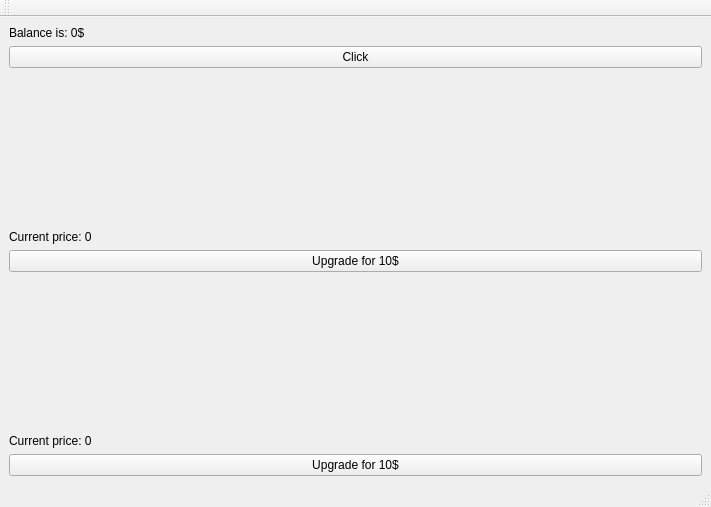
<?xml version="1.0" encoding="UTF-8"?>
<ui version="4.0">
 <class>MainWindow</class>
 <widget class="QMainWindow" name="MainWindow">
  <property name="geometry">
   <rect>
    <x>0</x>
    <y>0</y>
    <width>711</width>
    <height>507</height>
   </rect>
  </property>
  <property name="windowTitle">
   <string>MainWindow</string>
  </property>
  <widget class="QWidget" name="centralwidget">
   <layout class="QVBoxLayout" name="verticalLayout">
    <item>
     <widget class="QLabel" name="balance_label">
      <property name="text">
       <string>Balance is: 0$</string>
      </property>
     </widget>
    </item>
    <item>
     <widget class="QPushButton" name="pushButton">
      <property name="text">
       <string>Click</string>
      </property>
     </widget>
    </item>
    <item>
     <spacer name="verticalSpacer">
      <property name="orientation">
       <enum>Qt::Vertical</enum>
      </property>
      <property name="sizeHint" stdset="0">
       <size>
        <width>20</width>
        <height>40</height>
       </size>
      </property>
     </spacer>
    </item>
    <item>
     <widget class="QLabel" name="click_mod_label">
      <property name="text">
       <string>Current price: 0</string>
      </property>
     </widget>
    </item>
    <item>
     <widget class="QPushButton" name="click_mod_button">
      <property name="text">
       <string>Upgrade for 10$</string>
      </property>
     </widget>
    </item>
    <item>
     <spacer name="verticalSpacer_2">
      <property name="orientation">
       <enum>Qt::Vertical</enum>
      </property>
      <property name="sizeHint" stdset="0">
       <size>
        <width>20</width>
        <height>40</height>
       </size>
      </property>
     </spacer>
    </item>
    <item>
     <widget class="QLabel" name="pay_mod_label">
      <property name="text">
       <string>Current price: 0</string>
      </property>
     </widget>
    </item>
    <item>
     <widget class="QPushButton" name="pay_mod_button">
      <property name="text">
       <string>Upgrade for 10$</string>
      </property>
     </widget>
    </item>
   </layout>
  </widget>
  <widget class="QMenuBar" name="menubar">
   <property name="geometry">
    <rect>
     <x>0</x>
     <y>0</y>
     <width>711</width>
     <height>23</height>
    </rect>
   </property>
  </widget>
  <widget class="QStatusBar" name="statusbar"/>
  <widget class="QToolBar" name="toolBar">
   <property name="windowTitle">
    <string>toolBar</string>
   </property>
   <attribute name="toolBarArea">
    <enum>TopToolBarArea</enum>
   </attribute>
   <attribute name="toolBarBreak">
    <bool>false</bool>
   </attribute>
  </widget>
 </widget>
 <resources/>
 <connections/>
</ui>
